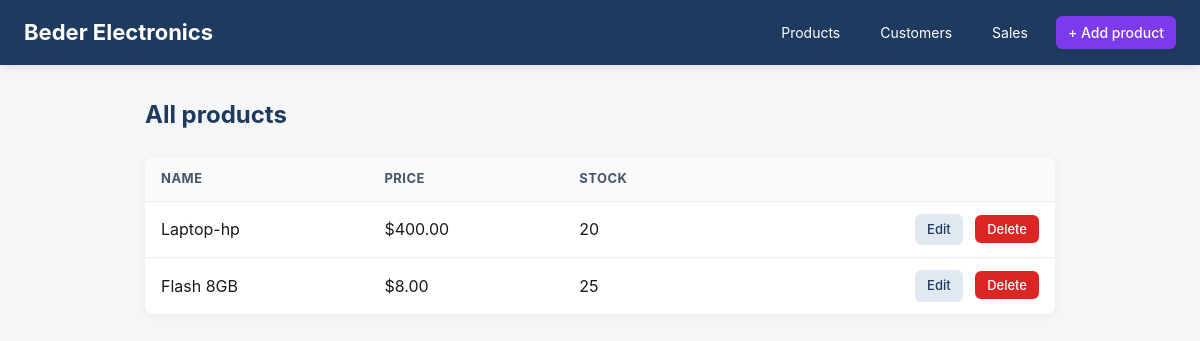
The app's page /, older data.
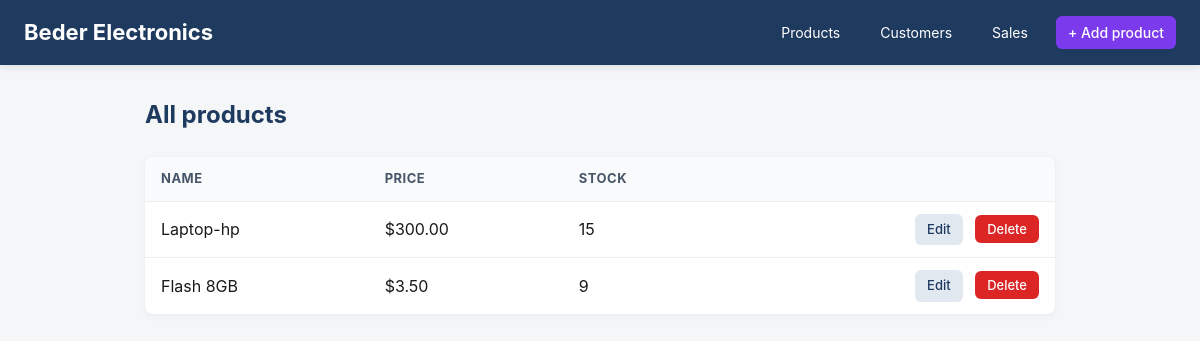
The same page, newer data.
### tables this page shows
CREATE TABLE products (
        id INTEGER PRIMARY KEY AUTOINCREMENT,
        name TEXT NOT NULL,
        price REAL NOT NULL,
        quantity_in_stock INTEGER NOT NULL DEFAULT 0,
        created_at TEXT NOT NULL DEFAULT CURRENT_TIMESTAMP
    );

### index.php (the view, shortened to what this page needs)
<?php
require_once "database.php";
$stmt = $db->query("SELECT * FROM products ORDER BY created_at DESC");
$products = $stmt->fetchAll(PDO::FETCH_ASSOC);
require_once "header.php";
?>
<h2 class="page-title">All products</h2>
<?php if (count($products) === 0): ?>
    <div class="empty-state">
        <p>No products yet.</p>
        <a href="create_product.php" class="btn btn--primary">Add your first product</a>
    </div>
<?php else: ?>
    <table>
        <thead>
            <tr>
                <th>Name</th>
                <th>Price</th>
                <th>Stock</th>
                <th></th>
            </tr>
        </thead>
        <tbody>
            <?php foreach ($products as $product): ?>
                <tr>
                    <td><?= htmlspecialchars($product["name"]) ?></td>
                    <td>$<?= number_format($product["price"], 2) ?></td>
                    <td class="<?= $product["quantity_in_stock"] <= 5 ? "stock-low" : "" ?>">
                        <?= (int) $product["quantity_in_stock"] ?>
                    </td>
                    <td class="actions">
                        <a href="edit_product.php?id=<?= $product["id"] ?>" class="btn btn--secondary">Edit</a>
                        <form action="delete_product.php" method="POST" onsubmit="return confirm('Delete this product?');">
                            <button type="submit" class="btn btn--danger">Delete</button>
                        </form>
                    </td>
                </tr>
            <?php endforeach; ?>
        </tbody>
    </table>
<?php endif; ?>
<?php require_once "footer.php"; ?>

Row changes from the older to the newer data that the page shows:
changed products "Laptop-hp": price "400.00" → "300.00"; quantity_in_stock "20" → "15"
changed products "Flash 8GB": price "8.00" → "3.50"; quantity_in_stock "25" → "9"
